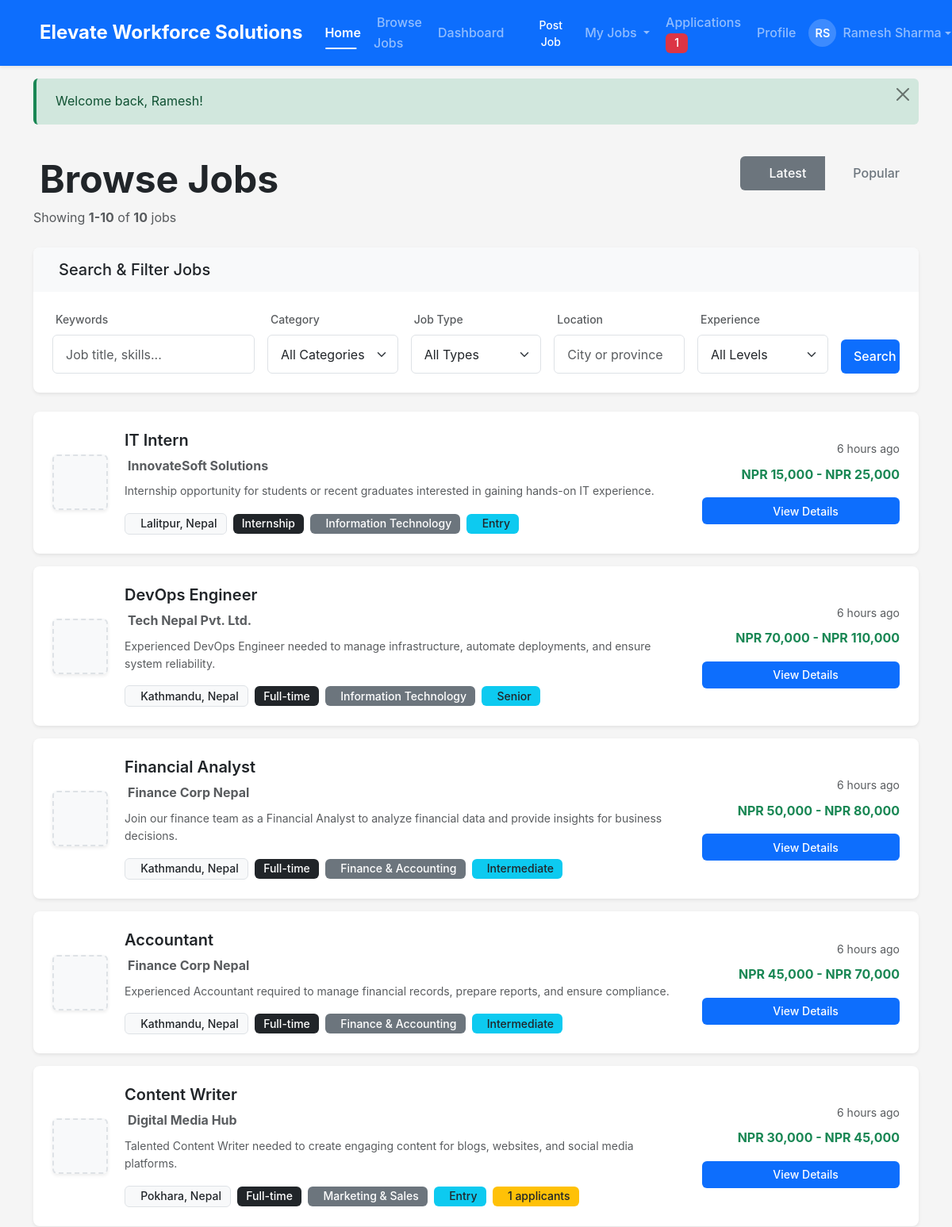
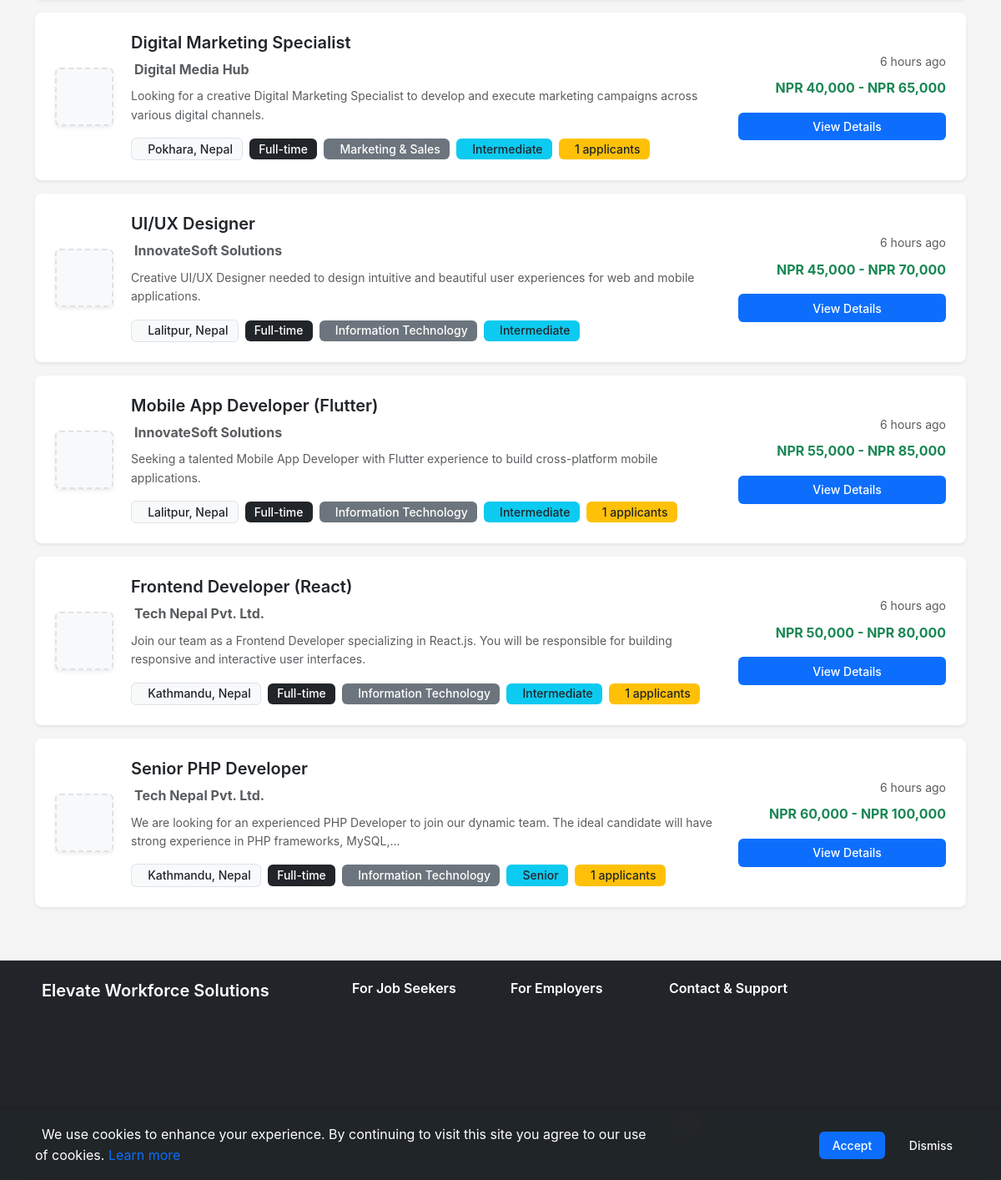
Screenshot of /views/jobs/index.php (signed in) with the database file from the repository (2 pictures, top to bottom).
### tables this page shows
CREATE TABLE jobs (
    id INT PRIMARY KEY AUTO_INCREMENT,
    company_id INT NOT NULL,
    category_id INT,
    title VARCHAR(255) NOT NULL,
    description TEXT NOT NULL,
    requirements TEXT,
    location VARCHAR(255) NOT NULL,
    salary_min DECIMAL(10,2),
    salary_max DECIMAL(10,2),
    job_type ENUM('full-time', 'part-time', 'contract', 'internship') NOT NULL,
    experience_level ENUM('entry', 'intermediate', 'senior', 'executive'),
    status ENUM('active', 'closed', 'draft') DEFAULT 'active',
    deadline DATE,
    created_at TIMESTAMP DEFAULT CURRENT_TIMESTAMP,
    updated_at TIMESTAMP DEFAULT CURRENT_TIMESTAMP ON UPDATE CURRENT_TIMESTAMP,
    
    FOREIGN KEY (company_id) REFERENCES companies(id) ON DELETE CASCADE,
    FOREIGN KEY (category_id) REFERENCES categories(id) ON DELETE SET NULL,
    INDEX idx_company_id (company_id),
    INDEX idx_category_id (category_id),
    INDEX idx_status (status),
    INDEX idx_created_at (created_at),
    INDEX idx_location (location),
    INDEX idx_job_type (job_type),
    FULLTEXT idx_search (title, description)
);

CREATE TABLE companies (
    id INT PRIMARY KEY AUTO_INCREMENT,
    user_id INT NOT NULL,
    company_name VARCHAR(255) NOT NULL,
    description TEXT,
    location VARCHAR(255),
    website VARCHAR(255),
    logo VARCHAR(255),
    industry VARCHAR(100),
    company_size VARCHAR(50),
    founded_year YEAR,
    created_at TIMESTAMP DEFAULT CURRENT_TIMESTAMP,
    updated_at TIMESTAMP DEFAULT CURRENT_TIMESTAMP ON UPDATE CURRENT_TIMESTAMP,
    
    FOREIGN KEY (user_id) REFERENCES users(id) ON DELETE CASCADE,
    INDEX idx_user_id (user_id),
    INDEX idx_company_name (company_name)
);

### views/jobs/index.php (the view, shortened to what the rows shown need)
<?php
require_once __DIR__ . '/../layouts/header.php';
require_once __DIR__ . '/../../controllers/JobController.php';
try {
    $jobController = JobController::index();
    $jobs = $jobController['jobs'];
} catch (Exception $e) {
    error_log('Jobs index error: ' . $e->getMessage());
    Session::setError('An error occurred while loading jobs');
    $jobs = [];
    $total_jobs = 0;
    $current_page = 1;
    $keyword = '';
    $filters = [];
}
?>
<main id="main-content" class="jobs-page">
    <div class="container mt-4 mb-5">
        <div class="row mb-4">
            <div class="col-md-8">
                <h1 class="display-5 fw-bold mb-2">
                    <i class="fas fa-search me-2 text-primary"></i> Browse Jobs
                </h1>
            </div>
        </div>
        <div class="row">
            <?php if (empty($jobs)): ?>
                <div class="col-12">
                    <div class="card border-0 shadow-sm text-center py-5">
                        <div class="card-body">
                            <i class="fas fa-search fa-5x text-muted mb-4"></i>
                            <h4 class="mb-3">No Jobs Found</h4>
                            <p class="text-muted mb-4">
                                We couldn't find any jobs matching your criteria.   <br>
                                Try adjusting your search filters or browse all available jobs.
                            </p>
                            <div class="d-flex gap-2 justify-content-center">
                                <a href="<?php echo APP_URL; ?>views/jobs/index.  php" class="btn btn-primary">
                                    <i class="fas fa-redo me-2"></i> Clear Filters
                                </a>
                                <?php if (Session::isCompany()): ?>
                                    <a href="<?php echo APP_URL; ?>views/jobs/create. php" class="btn btn-success">
                                        <i class="fas fa-plus me-2"></i> Post a Job
                                    </a>
                                <?php endif; ?>
                            </div>
                        </div>
                    </div>
                </div>
            <?php else: ?>
                <?php foreach ($jobs as $index => $job): ?>
                    <div class="col-12 mb-3" data-aos="fade-up" data-aos-delay="<?php echo $index * 50; ?>">
                        <div class="card job-card shadow-sm border-0 h-100">
                            <div class="card-body p-4">
                                <div class="row align-items-center">
                                    <div class="col-lg-1 col-md-2 text-center mb-3 mb-md-0">
                                        <?php if (! empty($job['logo'])): ?>
                                            <img src="<?php echo LOGO_URL .  $job['logo']; ?>"
                                                 alt="<?php echo htmlspecialchars($job['company_name']); ?>"
                                                 class="company-logo img-fluid rounded shadow-sm"
                                                 onerror="this.src='<?php echo APP_URL; ?>public/images/default-company. png'">
                                        <?php else: ?>
                                            <div class="company-logo-placeholder bg-light rounded shadow-sm">
                                            </div>
                                        <?php endif; ?>
                                    </div>
                                    <div class="col-lg-8 col-md-7 mb-3 mb-md-0">
                                        <h5 class="card-title mb-2">
                                            <a href="<?php echo APP_URL; ?>views/jobs/detail.php?  id=<?php echo $job['id']; ?>"
                                               class="text-decoration-none text-dark job-title-hover">
                                                <?php echo htmlspecialchars($job['title']); ?>
                                            </a>
                                        </h5>
                                        <p class="text-muted mb-2">
                                            <strong><?php echo htmlspecialchars($job['company_name']); ?></strong>
                                        </p>
                                        <p class="card-text text-muted small mb-3">
                                            <?php echo truncateHTML($job['description'], 150); ?>
                                        </p>
                                        <div class="d-flex flex-wrap gap-2 align-items-center">
                                            <span class="badge bg-light text-dark border">
                                                <?php echo htmlspecialchars($job['location']); ?>
                                            </span>
                                            <?php echo getJobTypeBadge($job['job_type']); ?>
                                            <?php if (!empty($job['category_name'])): ?>
                                                <span class="badge bg-secondary">
                                                    <?php echo htmlspecialchars($job['category_name']); ?>
                                                </span>
                                            <?php endif; ?>
                                            <?php if (! empty($job['experience_level'])): ?>
                                                <span class="badge bg-info text-dark">
                                                    <?php echo ucfirst($job['experience_level']); ?>
                                                </span>
                                            <?php endif; ?>
                                            <?php if (isset($job['application_count']) && $job['application_count'] > 0): ?>
                                                <span class="badge bg-warning text-dark">
                                                    <?php echo $job['application_count']; ?> applicants
                                                </span>
                                            <?php endif; ?>
                                        </div>
                                    </div>
                                    <div class="col-lg-3 col-md-3 text-md-end">
                                        <p class="text-muted mb-2 small">
                                            <?php echo timeAgo($job['created_at']); ?>
                                        </p>
                                        <?php if (!empty($job['salary_min']) || !empty($job['salary_max'])): ?>
                                            <p class="fw-bold text-success mb-3 fs-6">
                                                <?php echo formatSalary($job['salary_min'], $job['salary_max']); ?>
                                            </p>
                                        <?php else: ?>
                                            <p class="text-muted mb-3 small">Salary: Negotiable</p>
                                        <?php endif; ?>
                                        <div class="d-grid gap-2">
                                            <a href="<?php echo APP_URL; ?>views/jobs/detail.php? id=<?php echo $job['id']; ?>"
                                               class="btn btn-primary btn-sm">
                                                <i class="fas fa-arrow-right me-1"></i> View Details
                                            </a>
                                        </div>
                                    </div>
                                </div>
                            </div>
                        </div>
                    </div>
                <?php endforeach; ?>
            <?php endif; ?>
        </div>
    </div>
</main>
<?php require_once __DIR__ . '/../layouts/footer.php'; ?>

### helpers/functions.php (shortened to what the rows shown need)
<?php
    function timeAgo($datetime) {
        $time = strtotime($datetime);
        $diff = time() - $time;
        if ($diff < 60) {
            return $diff == 1 ? '1 second ago' : $diff . ' seconds ago';
        } elseif ($diff < 3600) {
            $mins = floor($diff / 60);
            return $mins == 1 ? '1 minute ago' : $mins . ' minutes ago';
        } elseif ($diff < 86400) {
            $hours = floor($diff / 3600);
            return $hours == 1 ? '1 hour ago' : $hours . ' hours ago';
        } elseif ($diff < 604800) {
            $days = floor($diff / 86400);
            return $days == 1 ? '1 day ago' : $days . ' days ago';
        } elseif ($diff < 2592000) {
            $weeks = floor($diff / 604800);
            return $weeks == 1 ? '1 week ago' : $weeks . ' weeks ago';
        } else {
            return date('F j, Y', $time);
        }
    }
    function truncate($text, $length = 100, $suffix = '...') {
        if (strlen($text) <= $length) {
            return $text;
        }
        $truncated = substr($text, 0, $length);
        $last_space = strrpos($truncated, ' ');
        if ($last_space !== false) {
            $truncated = substr($truncated, 0, $last_space);
        }
        return $truncated . $suffix;
    }
    function truncateHTML($text, $length = 100, $suffix = '...') {
        $text = strip_tags($text);
        return truncate($text, $length, $suffix);
    }
    function formatSalary($min, $max) {
        return 'NPR ' . number_format($min) . ' - NPR ' . number_format($max);
    }
    function getJobTypeBadge($job_type) {
        $badges = [
            'full-time' => '<span class="badge bg-success">Full Time</span>',
            'part-time' => '<span class="badge bg-info">Part Time</span>',
            'contract' => '<span class="badge bg-warning text-dark">Contract</span>',
            'internship' => '<span class="badge bg-secondary">Internship</span>',
            'remote' => '<span class="badge bg-primary">Remote</span>',
        ];
        return $badges[$job_type] ?? '<span class="badge bg-dark">' . htmlspecialchars(ucfirst($job_type)) .  '</span>';
    }
?>

### rows the page displays
jobs: title "IT Intern", company.company_name "InnovateSoft Solutions", description "Internship opportunity for students or recent graduates interested in gaining hands-on IT experience.", location "Lalitpur, Nepal", job_type "Internship", category_name "Information Technology", experience_level "Entry", created_at "6 hours ago", formatSalary($job['salary_min'], $job['salary_max']) "NPR 15,000 - NPR 25,000"
jobs: title "DevOps Engineer", company.company_name "Tech Nepal Pvt. Ltd.", description "Experienced DevOps Engineer needed to manage infrastructure, automate deployments, and ensure system reliability.", location "Kathmandu, Nepal", job_type "Full-time", category_name "Information Technology", experience_level "Senior", created_at "6 hours ago", formatSalary($job['salary_min'], $job['salary_max']) "NPR 70,000 - NPR 110,000"
jobs: title "Financial Analyst", company.company_name "Finance Corp Nepal", description "Join our finance team as a Financial Analyst to analyze financial data and provide insights for business decisions.", location "Kathmandu, Nepal", job_type "Full-time", category_name "Finance & Accounting", experience_level "Intermediate", created_at "6 hours ago", formatSalary($job['salary_min'], $job['salary_max']) "NPR 50,000 - NPR 80,000"
jobs: title "Accountant", company.company_name "Finance Corp Nepal", description "Experienced Accountant required to manage financial records, prepare reports, and ensure compliance.", location "Kathmandu, Nepal", job_type "Full-time", category_name "Finance & Accounting", experience_level "Intermediate", created_at "6 hours ago", formatSalary($job['salary_min'], $job['salary_max']) "NPR 45,000 - NPR 70,000"
jobs: title "Content Writer", company.company_name "Digital Media Hub", description "Talented Content Writer needed to create engaging content for blogs, websites, and social media platforms.", location "Pokhara, Nepal", job_type "Full-time", category_name "Marketing & Sales", experience_level "Entry", application_count "1", created_at "6 hours ago", formatSalary($job['salary_min'], $job['salary_max']) "NPR 30,000 - NPR 45,000"
jobs: title "Digital Marketing Specialist", company.company_name "Digital Media Hub", description "Looking for a creative Digital Marketing Specialist to develop and execute marketing campaigns across various digital channels.", location "Pokhara, Nepal", job_type "Full-time", category_name "Marketing & Sales", experience_level "Intermediate", application_count "1", created_at "6 hours ago", formatSalary($job['salary_min'], $job['salary_max']) "NPR 40,000 - NPR 65,000"
jobs: title "UI/UX Designer", company.company_name "InnovateSoft Solutions", description "Creative UI/UX Designer needed to design intuitive and beautiful user experiences for web and mobile applications.", location "Lalitpur, Nepal", job_type "Full-time", category_name "Information Technology", experience_level "Intermediate", created_at "6 hours ago", formatSalary($job['salary_min'], $job['salary_max']) "NPR 45,000 - NPR 70,000"
jobs: title "Mobile App Developer (Flutter)", company.company_name "InnovateSoft Solutions", description "Seeking a talented Mobile App Developer with Flutter experience to build cross-platform mobile applications.", location "Lalitpur, Nepal", job_type "Full-time", category_name "Information Technology", experience_level "Intermediate", application_count "1", created_at "6 hours ago", formatSalary($job['salary_min'], $job['salary_max']) "NPR 55,000 - NPR 85,000"
jobs: title "Frontend Developer (React)", company.company_name "Tech Nepal Pvt. Ltd.", description "Join our team as a Frontend Developer specializing in React.js. You will be responsible for building responsive and interactive user interfaces.", location "Kathmandu, Nepal", job_type "Full-time", category_name "Information Technology", experience_level "Intermediate", application_count "1", created_at "6 hours ago", formatSalary($job['salary_min'], $job['salary_max']) "NPR 50,000 - NPR 80,000"
jobs: title "Senior PHP Developer", company.company_name "Tech Nepal Pvt. Ltd.", description "We are looking for an experienced PHP Developer to join our dynamic team. The ideal candidate will have strong experience in PHP frameworks, MySQL,...", location "Kathmandu, Nepal", job_type "Full-time", category_name "Information Technology", experience_level "Senior", application_count "1", created_at "6 hours ago", formatSalary($job['salary_min'], $job['salary_max']) "NPR 60,000 - NPR 100,000"

### other values shown
APP_NAME "Elevate Workforce Solutions"
$pending "1"
getInitials($first_name, $last_name) "RS"
Session::get('user_name', 'User') "Ramesh Sharma"
$flash['message'] "Welcome back, Ramesh!"
$results_start "1"
$results_end "10"
$total_jobs "10"
